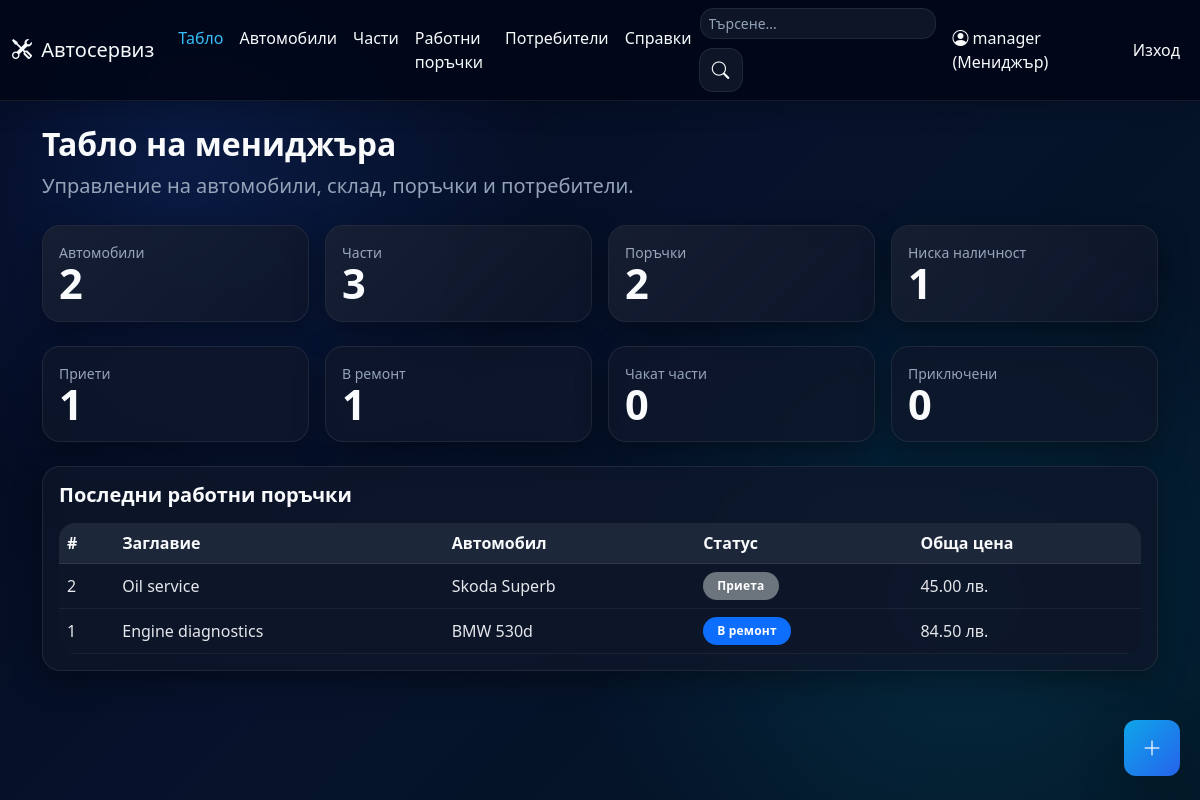
Page /dashboard (signed in) on the earlier database version.
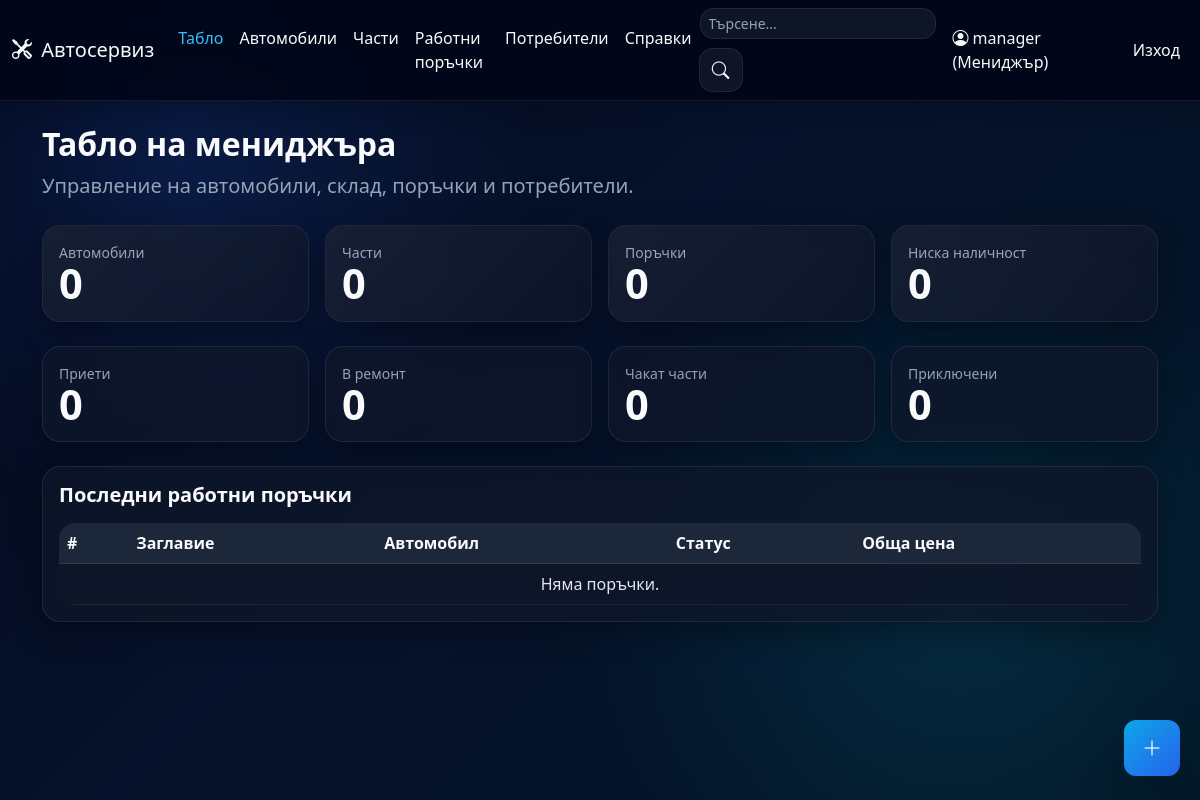
Same page on the later database version.
### app/models.py (models this page shows)
class WorkOrder(db.Model):
    id = db.Column(db.Integer, primary_key=True)
    title = db.Column(db.String(150), nullable=False)
    description = db.Column(db.Text, nullable=False)
    status = db.Column(db.String(30), nullable=False, default='open')
    notes = db.Column(db.Text)
    labor_cost = db.Column(db.Float, nullable=False, default=0.0)
    created_at = db.Column(db.DateTime, default=datetime.now)
    updated_at = db.Column(db.DateTime, default=datetime.now, onupdate=datetime.now)
    car_id = db.Column(db.Integer, db.ForeignKey('car.id'), nullable=False)
    client_id = db.Column(db.Integer, db.ForeignKey('user.id'))
    mechanic_id = db.Column(db.Integer, db.ForeignKey('user.id'))
    created_by_id = db.Column(db.Integer, db.ForeignKey('user.id'))
    client = db.relationship('User', foreign_keys=[client_id], backref='client_orders')
    mechanic = db.relationship('User', foreign_keys=[mechanic_id], backref='assigned_orders')
    created_by = db.relationship('User', foreign_keys=[created_by_id], backref='created_orders')
    parts = db.relationship('WorkOrderPart', backref='work_order', lazy=True, cascade='all, delete-orphan')
    @property
    def total_parts_cost(self):
        return round(sum((link.unit_price_snapshot or 0) * link.quantity_used for link in self.parts), 2)
    @property
    def total_cost(self):
        return round((self.labor_cost or 0) + self.total_parts_cost, 2)

class Car(db.Model):
    id = db.Column(db.Integer, primary_key=True)
    vin = db.Column(db.String(64), unique=True, nullable=False)
    registration_number = db.Column(db.String(32), unique=True)
    make = db.Column(db.String(80), nullable=False)
    model = db.Column(db.String(80), nullable=False)
    year = db.Column(db.Integer)
    owner_name = db.Column(db.String(120), nullable=False)
    owner_phone = db.Column(db.String(30))
    image_filename = db.Column(db.String(255))
    user_id = db.Column(db.Integer, db.ForeignKey('user.id'))
    created_at = db.Column(db.DateTime, default=datetime.now)
    orders = db.relationship('WorkOrder', backref='car', lazy=True, cascade='all, delete-orphan')

class WorkOrderPart(db.Model):
    id = db.Column(db.Integer, primary_key=True)
    work_order_id = db.Column(db.Integer, db.ForeignKey('work_order.id'), nullable=False)
    part_id = db.Column(db.Integer, db.ForeignKey('part.id'), nullable=False)
    quantity_used = db.Column(db.Integer, nullable=False, default=1)
    unit_price_snapshot = db.Column(db.Float, nullable=False, default=0.0)

### app/routes_main.py (the view, shortened to what this page needs)
    @app.route('/dashboard')
    @login_required
    def dashboard():
        stats = {
            'cars': Car.query.count(),
            'parts': Part.query.count(),
            'orders': WorkOrder.query.count(),
            'users': User.query.count(),
            'low_stock': Part.query.filter(Part.quantity <= Part.min_quantity).count(),
            'open_orders': WorkOrder.query.filter_by(status='open').count(),
            'in_progress_orders': WorkOrder.query.filter_by(status='in_progress').count(),
            'awaiting_parts_orders': WorkOrder.query.filter_by(status='awaiting_parts').count(),
            'completed_orders': WorkOrder.query.filter_by(status='completed').count(),
        }
        recent_orders = WorkOrder.query.order_by(WorkOrder.created_at.desc()).limit(5).all()
        if current_user.role == 'manager':
            return render_template('dashboard_manager.html', stats=stats, recent_orders=recent_orders)

### app/route_support.py (called while the page is built)
def register_template_helpers(app):
    @app.context_processor
    def inject_status_helpers():
        return {
            'status_label': status_label,
            'status_badge': status_badge,
            'status_meta': STATUS_META,
            'role_label': role_label,
            'pdf_export_enabled': pdf_export_available(),
        }

def status_label(status: str) -> str:
    return STATUS_META.get(status, {}).get('label', status)

def status_badge(status: str) -> str:
    return STATUS_META.get(status, {}).get('badge', 'text-bg-light')

def role_label(role: str) -> str:
    return ROLE_META.get(role, role)

def load_pdf_dependencies():
    pagesizes = import_module('reportlab.lib.pagesizes')
    utils = import_module('reportlab.lib.utils')
    pdfbase = import_module('reportlab.pdfbase')
    ttfonts = import_module('reportlab.pdfbase.ttfonts')
    pdfgen = import_module('reportlab.pdfgen.canvas')
    return {
        'A4': pagesizes.A4,
        'simple_split': utils.simpleSplit,
        'pdfmetrics': pdfbase.pdfmetrics,
        'ttfont': ttfonts.TTFont,
        'canvas': pdfgen,
    }

### app/templates/dashboard_manager.html
{% extends "base.html" %}
{% block content %}
<div class="hero-inner text-start px-0 py-0 mb-4">
  <h2 class="fw-bold">Табло на мениджъра</h2>
  <p class="lead text-muted">Управление на автомобили, склад, поръчки и потребители.</p>
</div>
<div class="row g-3 mb-4">
  <div class="col-md-3"><div class="card stat-card"><div class="card-body"><div class="small text-muted">Автомобили</div><div class="stat-number">{{ stats.cars }}</div></div></div></div>
  <div class="col-md-3"><div class="card stat-card"><div class="card-body"><div class="small text-muted">Части</div><div class="stat-number">{{ stats.parts }}</div></div></div></div>
  <div class="col-md-3"><div class="card stat-card"><div class="card-body"><div class="small text-muted">Поръчки</div><div class="stat-number">{{ stats.orders }}</div></div></div></div>
  <div class="col-md-3"><div class="card stat-card warning"><div class="card-body"><div class="small text-muted">Ниска наличност</div><div class="stat-number">{{ stats.low_stock }}</div></div></div></div>
</div>
<div class="row g-3 mb-4">
  <div class="col-md-3"><div class="card status-open-card"><div class="card-body"><div class="small text-muted">Приети</div><div class="stat-number">{{ stats.open_orders }}</div></div></div></div>
  <div class="col-md-3"><div class="card status-progress-card"><div class="card-body"><div class="small text-muted">В ремонт</div><div class="stat-number">{{ stats.in_progress_orders }}</div></div></div></div>
  <div class="col-md-3"><div class="card status-awaiting-card"><div class="card-body"><div class="small text-muted">Чакат части</div><div class="stat-number">{{ stats.awaiting_parts_orders }}</div></div></div></div>
  <div class="col-md-3"><div class="card status-completed-card"><div class="card-body"><div class="small text-muted">Приключени</div><div class="stat-number">{{ stats.completed_orders }}</div></div></div></div>
</div>
<div class="card">
  <div class="card-body">
    <h5 class="mb-3">Последни работни поръчки</h5>
    <div class="table-responsive">
      <table class="table align-middle">
        <thead><tr><th>#</th><th>Заглавие</th><th>Автомобил</th><th>Статус</th><th>Обща цена</th></tr></thead>
        <tbody>
          {% for order in recent_orders %}
          <tr><td>{{ order.id }}</td><td>{{ order.title }}</td><td>{{ order.car.make }} {{ order.car.model }}</td><td><span class="badge {{ status_badge(order.status) }} status-pill">{{ status_label(order.status) }}</span></td><td>{{ '%.2f'|format(order.total_cost) }} лв.</td></tr>
          {% else %}
          <tr><td colspan="5" class="text-center text-muted">Няма поръчки.</td></tr>
          {% endfor %}
        </tbody>
      </table>
    </div>
  </div>
</div>
{% endblock %}

Differences in the rows shown:
removed WorkOrder: id "2", title "Oil service", car.make "Skoda", car.model "Superb", status "Приета", total_cost "45.00"
removed WorkOrder: id "1", title "Engine diagnostics", car.make "BMW", car.model "530d", status "В ремонт", total_cost "84.50"
Other differences:
{{ stats.cars }}: "2" → "0"
{{ stats.parts }}: "3" → "0"
{{ stats.orders }}: "2" → "0"
{{ stats.low_stock }}: "1" → "0"
{{ stats.open_orders }}: "1" → "0"
{{ stats.in_progress_orders }}: "1" → "0"
text now shown: "Няма поръчки."
